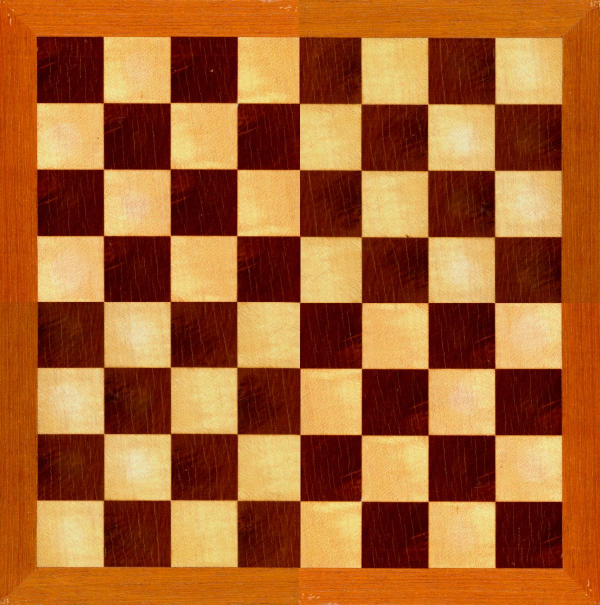
#> input picture OpenCV Code/chessboard.jpg, 1200 x 1210 px, found by its file name (shown at 1/2 size)
$ python find_squares.py   (Python 2 division)
#> lines starting #> are read from the running program, lines starting #| are printed output that depends on the picture; after the words box and inside, x2 and y2 are one past the last pixel; in counts of white or black regions, pixels touching at a corner belong together
#> further down, image is the input picture: shape (1210, 1200, 3); mean B, G, R 46.8, 98.7, 168
import cv2
import numpy as np
import imutils

def get_squares(image):
    print "detecting all the chessboard squares..."
    image=imutils.resize(image,640,480)
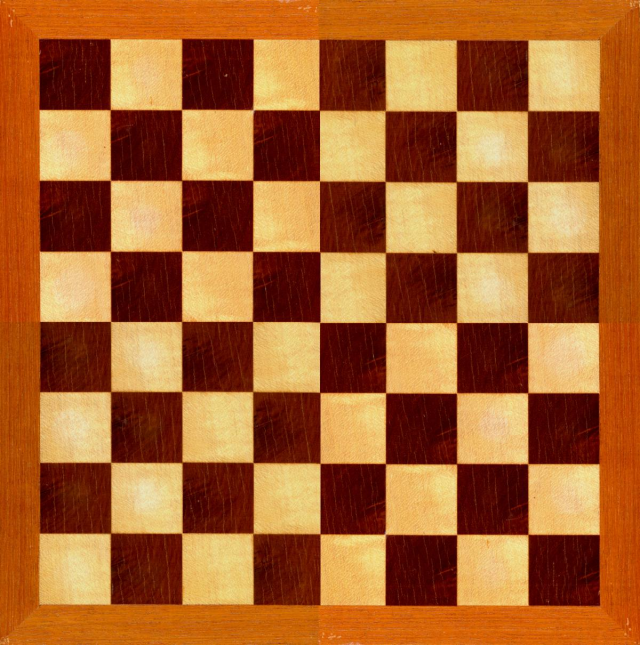
#> image: shape (645, 640, 3); mean of channels 0, 1, 2 46.8, 98.7, 168; drawn as B, G, R
    gray=cv2.cvtColor(image,cv2.COLOR_BGR2GRAY)
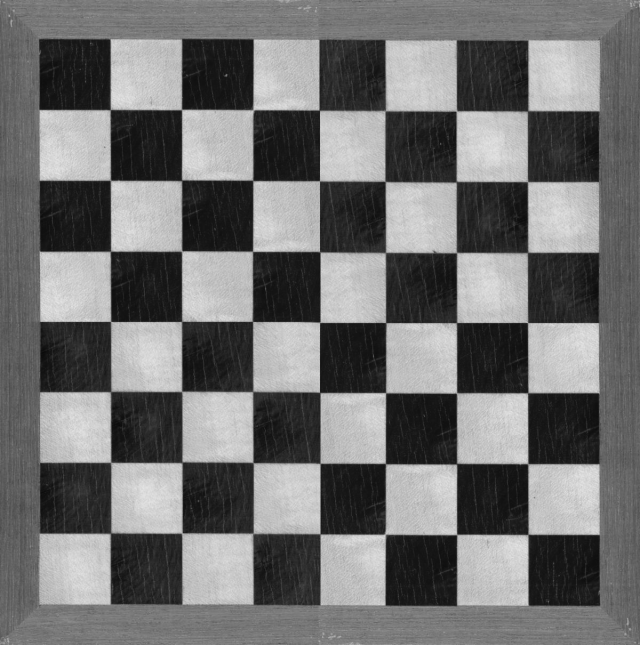
#> gray: shape (645, 640); min 10, max 228, mean 113.5
    corners=cv2.goodFeaturesToTrack(gray,100,0.01,12)
#> corners = 100 rows, first 8: [319, 323], [318, 391], [319, 180], [321, 533], [111, 181], [456, 534], [319, 251], [527, 463]
    corners=np.int0(corners)
    mark_squares(image,corners)
    return corners

def mark_squares(image,corners):
    cv2.namedWindow("detected squares")
    for i in corners:
        x,y=i.ravel()
        cv2.circle(image,(x,y),3,(255,0,0),-1)
#> this loop made 100 passes
#> (x, y) on passes 1 to 12: (319, 323), (318, 391), (319, 180), (321, 533), (111, 181), (456, 534), (319, 251), (527, 463), (253, 251), (321, 464), (110, 321), (253, 322)
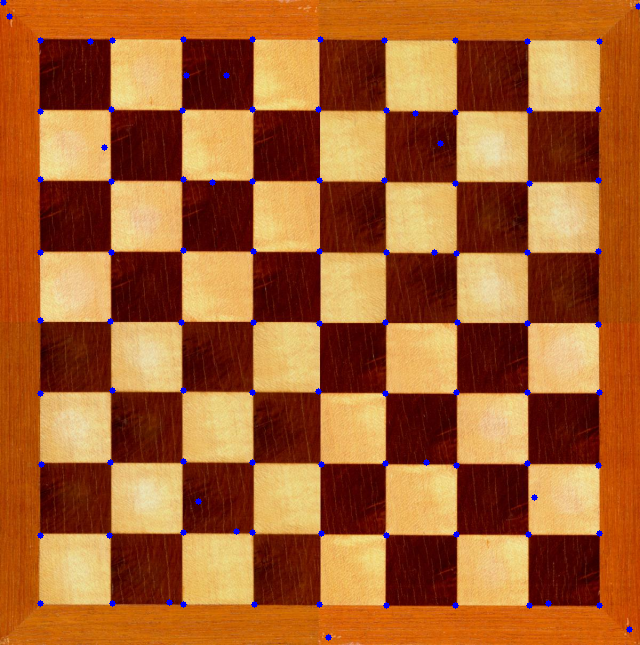
#> image: shape (645, 640, 3); 0.7% of pixels changed, all inside (x1, y1, x2, y2) = (0, 0, 640, 641); drawn as B, G, R
    cv2.imshow("detected squares",image)
    cv2.waitKey(0)
    cv2.destroyWindow("detected squares")

if __name__ == "__main__":

    image = cv2.imread("C:/Users/Ebin/Pictures/chessboard.jpg")
    get_squares(image)
